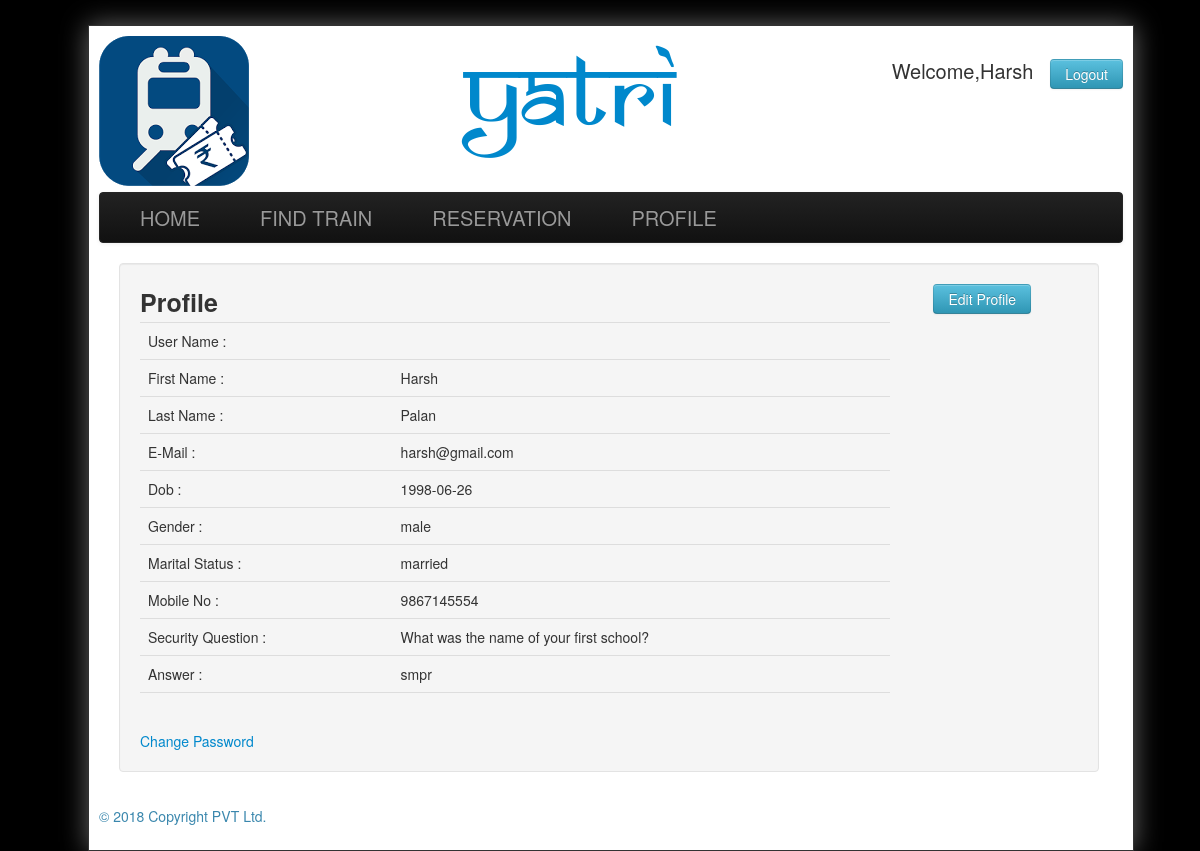
Page /profile.php (signed in) on the committed database.
### tables this page shows
CREATE TABLE `users` (
  `f_name` varchar(50) NOT NULL,
  `l_name` varchar(50) NOT NULL,
  `email` varchar(50) NOT NULL,
  `password` varchar(20) NOT NULL,
  `gender` varchar(10) NOT NULL,
  `marital` varchar(10) NOT NULL,
  `dob` varchar(20) NOT NULL,
  `mobile` bigint(10) NOT NULL,
  `ques` varchar(100) NOT NULL,
  `ans` varchar(100) NOT NULL,
  `usertype` varchar(5) NOT NULL,
  `u_name` varchar(25) DEFAULT NULL
);

### profile.php (the view, shortened to what this page needs)
<?php
$tbl_name="users";
$name=$_SESSION['name'];
require('firstimport.php');
mysqli_select_db($conn,"$db_name") or die("cannot select db");
$result=mysqli_query($conn,"SELECT * FROM $tbl_name WHERE f_name='$name'");
$row=mysqli_fetch_array($result);
?>
<!DOCTYPE html>
<html>
<head>
	<link href="css/bootstrap.min.css" rel="stylesheet">
	<link href="css/Default.css" rel="stylesheet">
</head>
<body>
	<div class="wrap">
		<div class="header">
			<div style="float:left;width:150px;">
				<img src="images/logo2.jpg"/>
			</div>
			<div>
			<div style="float:right; font-size:20px;margin-top:20px;">
			<?php
			 if(isset($_SESSION['name']))
			 {
			  echo "Welcome,".$_SESSION['name']."&nbsp;&nbsp;&nbsp;<a href=\"logout.php\" class=\"btn btn-info\">Logout</a>";
			 }
			 else
			 {
				$_SESSION['error']=15;
				header("location:login1.php");
			 }
			 ?>
			</div>
			<div id="heading">
				<a href="index.php">Yatri</a>
			</div>
			</div>
		</div>
		<div class="navbar navbar-inverse" >
			<div class="navbar-inner">
				<div class="container" >
				<a class="brand" href="index.php" >HOME</a>
				<a class="brand" href="train.php" >FIND TRAIN</a>
				<a class="brand" href="reservation.php">RESERVATION</a>
				<a class="brand" href="profile.php">PROFILE</a>
				</div>
			</div>
		</div>
		<div class="span12 well pass1">
			<table style="width:100%;">
			<tr>
				<td><span style="font-weight:bold;font-size:25px;">Profile</span>
				<a id="editp1" style="float:right;margin-right:5%;"class="btn btn-info"> Edit Profile</a></td>
			<tr>
				<td>
					<div class="span8" style="float:left;width:80%;">
					<table class="table">
					<tr><td >User Name : </td> <td><?php echo $row['u_name']; ?></td></tr>
					<tr><td >First Name : </td> <td style="text-transform:capitalize;"><?php echo $row['f_name']; ?></td></tr>
					<tr><td >Last Name : </td> <td style="text-transform:capitalize;"><?php echo $row['l_name']; ?></td></tr>
					<tr><td>E-Mail : </td> <td><?php echo $row['email'];?></td></tr>
					<tr><td>Dob : </td> <td><?php echo $row['dob']; ?></td></tr>
					<tr><td> Gender :</td> <td><?php echo $row['gender'];?></td></tr>
					<tr><td>Marital Status : </td> <td><?php echo $row['marital']; ?></td></tr>
					<tr><td>Mobile No : </td> <td><?php echo $row['mobile'];?></td></tr>
					<tr><td>Security Question : </td> <td><?php echo $row['ques']; ?></td></tr>
					<tr><td>Answer : </td> <td><?php echo $row['ans']; ?></td></tr>
					<tr><td></td> <td></td></tr>
					</table>
					</div>
				</td>
			</tr>
			<tr>
				<td>
				<span style="width:35%;"><a id="cpass">Change Password</a></span>
				</td>
			</tr>
		</table>
		</div>
		<footer >
			<div style="width:100%;">
				<div style="float:left;">
					<p class="text-right text-info">  &copy; 2018 Copyright PVT Ltd.</p>
				</div>
			</div>
		</footer>
	</div>
</body>
</html>

### css/Default.css (style rules this page uses)
body { width:100%; padding-top: 25px; background-color: rgb(0,0,0); }
.header { height: 156px; padding: 0; font-size: 14px; width:100%; }
.wrap { position:absolute; width:1024px; background-color:#FFFFFF; padding:10px 10px; border:solid 1px; -o-box-shadow: 10px 10px 5px #888; -moz-box-shadow: 10px 10px 5px #888; -webkit-box-shadow: 10px 10px 5px #888; box-shadow: 0px 0px 25px #666; }
#heading { text-align:center; font-size:100px; font-family: 'Samarkan Normal'; font-weight:normal; line-height:normal; padding-right: 50px; }
.navbar .brand { padding:10px 40px 10px; }
.span12 { margin-right:20px; }

### rows in the picture
users: f_name "Harsh", l_name "Palan", email "harsh@gmail.com", dob "1998-06-26", gender "male", marital "married", mobile "9867145554", ques "What was the name of your first school?", ans "smpr"

### other values in the picture
$_SESSION['name'] "Harsh"
